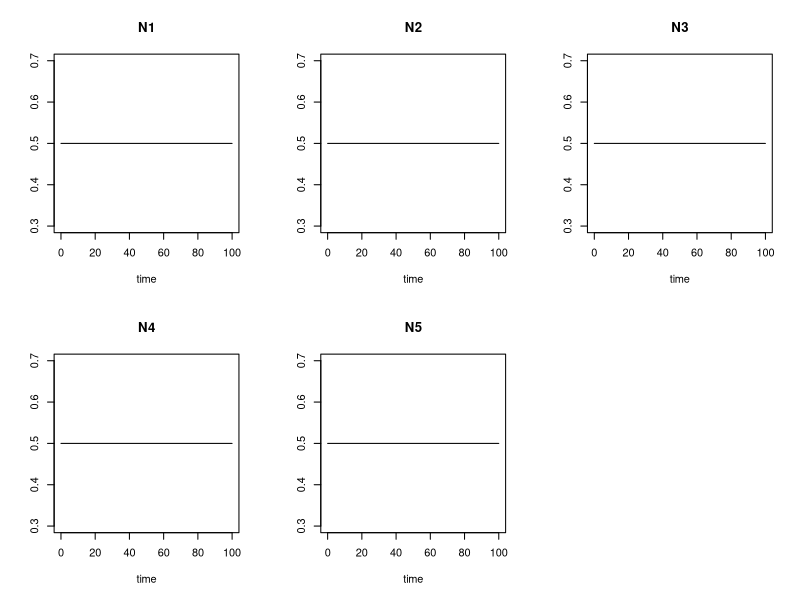

The R script that drew this image:
#this file is the mean field model in Laird et al 2009.
#JTB 256 (2009) 90-95

library(deSolve)
rm(list=ls())

#the size of the system is 
size<-5

#define alphas zeros indicate no interaction
alphas<-matrix(0,nrow=size,ncol=size) #competition coefs.

#define the state variables (populations) and their initial conditions are
#since this is a matrix notation system, use a named vector for 
#graphing purposes.
state<-rep(0.5, size)
#state<-c(0.1,0.2,0.2,0.2,0.3)
names(state)<-paste("N",1:size,sep="")

#to assign the competition coefficients, it was assumed 
#pairwise competitions in competitive exclussion
#then if A->B kB/kA < alpha21 and  kB/kA > alpha12
#        A<-B kB/kA > alpha21  and kA/kB < alpha12
#        ####       #                    #
##alpha[1,1]<- 0
alphas[1,2]<- 1 # 1->2
alphas[2,1]<- -1 ##1->2  
alphas[1,3]<- 1 # 1->3
alphas[3,1]<- -1 ##1->3
alphas[1,4]<- -1 # 1<-4
alphas[4,1]<- 1 ##1<-4
alphas[1,5]<- -1 # 1<-5
alphas[5,1]<- 1 ##1<-5
##  alpha[2,2]<- 0
alphas[2,3]<- 1 # 2->3
alphas[3,2]<- -1 ##2->3
alphas[2,4]<- 1 # 2->4
alphas[4,2]<- -1 ##2->4
alphas[2,5]<- -1 # 2<-5
alphas[5,2]<- 1 ##2<-5
##  a33<-0
alphas[3,4]<- 1 # 3->4
alphas[4,3]<- -1 ##3->4
alphas[3,5]<- 1 #3 ->5
alphas[5,3]<- -1 ##3->5
##  a44<-0
alphas[4,5]<- 1 # 4->5
alphas[5,4]<- -1 ##4<-5
#alphas[5,5]<-0


#gather all parameters in a list
parameters<-list(alphas=alphas)

#define the vector of output times
times<-seq(from=0,to=100,by=0.5)

#define the differential equation

lvccmat<-function(t,Y,parameters)
{
  y<- Y #transform Y in a local vector
  #use the local vector to construct the system of ODEs
  #and assign it to the vector of ODEs
  dY<- colSums(outer(y,y,FUN ="*")*alphas)
  #return the whole vector for the output
  return(list(dY))
}

#now do the simulation

out<-ode(y=state,times=times,func=lvccmat)
#this plots the output
plot(out)
